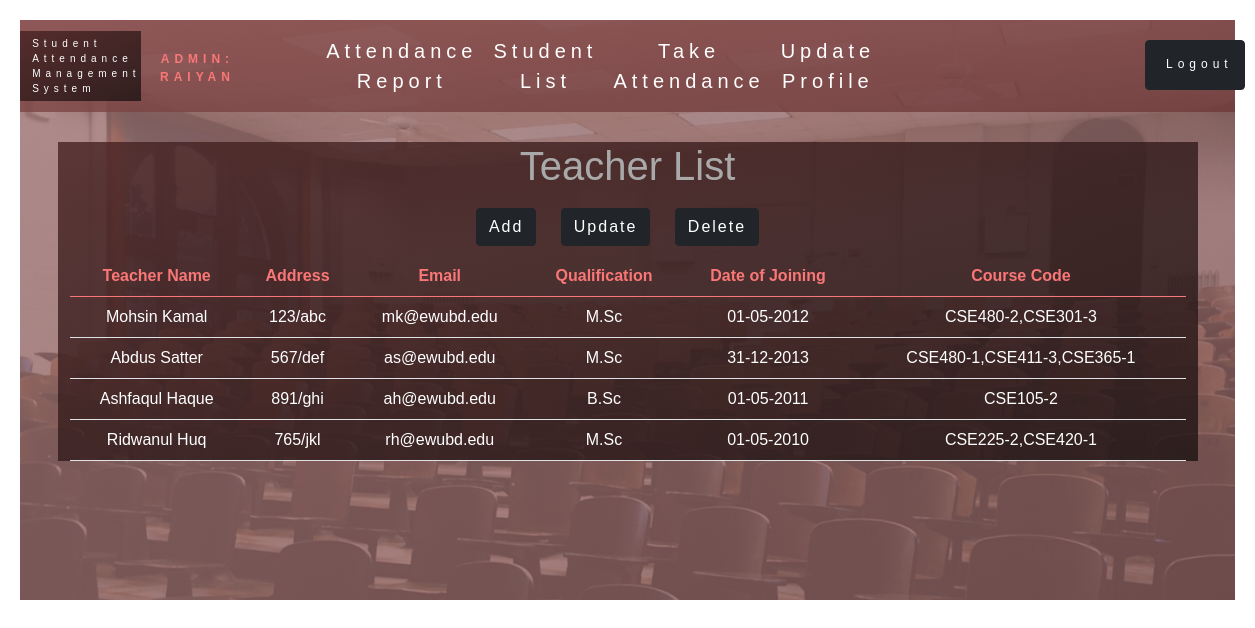
The app's page /admin/teacher_list.php (signed in) with its own data.
### tables this page shows
CREATE TABLE `teacher_tbl` (
  `teacher_id` int(11) NOT NULL,
  `teacher_name` varchar(150) NOT NULL,
  `teacher_address` text NOT NULL,
  `teacher_email` varchar(100) NOT NULL,
  `teacher_password` varchar(100) NOT NULL,
  `teacher_qualification` varchar(100) NOT NULL,
  `teacher_doj` date NOT NULL,
  `teacher_course_code` varchar(100) NOT NULL,
  `teacher_user_type` varchar(10) NOT NULL
);

### lib/Database.php (called while the page is built, shortened)
<?php
    Class Database {
        public $host = DB_HOST;
        public $user = DB_USER;
        public $pass = DB_PASS;
        public $dbname = DB_NAME;
        public $link;
        private function connectDB() {
            $this->link=new mysqli($this->host, $this->user, $this->pass,
                $this->dbname);
        }
        public function select($query) {
            $result=$this->link->query($query) or die($this->link->error.__LINE__);
            if($result->num_rows > 0) {
                return $result;
            } else {
                return false;
            }
        }
    }
?>

### lib/Teacher.php (called while the page is built, shortened)
<?php
    $filePath = realpath(dirname(__FILE__));
    include_once($filePath.'/Database.php')
?>
<?php
    class Teacher {
        private $db;
        public function __construct() {
            $this->db = new Database();
        }
        public function getTeachers() {
            $query = "SELECT * FROM teacher_tbl";
            $result = $this->db->select($query);
            return $result;
        }
    }
?>

### admin/teacher_list.php (the view, shortened to what this page needs)
<?php
    include '../lib/Teacher.php';
?>
<!DOCTYPE html>
<html lang="en">
<head>
    <head>
        <link rel="stylesheet" href="../css/bootstrap.min.css">
        <link rel="stylesheet" href="../css/style.css">
        <link rel="stylesheet" href="../css/list_view.css">
        <link rel="stylesheet" href="../css/navbar.css">
    </head>
</head>
<body>
    <header class="header">
        <nav class="navbar navbar-expand-lg">
            <a class="navbar-brand" href="course_list.php">Student<br>Attendance<br>Management<br>System</a>
            <div class="username">
                <?php
                    include '../lib/CurrentUserInfo.php';
                ?>
            </div>
            <div class="collapse navbar-collapse" id="navbarSupportedContent">
                <ul class="navbar-nav mr-auto">
                    <li class="nav-item">
                        <a class="nav-link" href="report.php">Attendance<br>Report</a>
                    </li>
                    <li class="nav-item">
                        <a class="nav-link" href="student_list.php">Student<br>List</a>
                    </li>
                    <li class="nav-item">
                        <a class="nav-link" href="course_list.php">Take<br>Attendance</a>
                    </li>
                    <li class="nav-item">
                        <a class="nav-link" href="update_admin.php">Update<br>Profile</a>
                    </li>
                    <li class="nav-item btn btn-dark logout">
                        <a class="nav-link" href="../logout.php">Logout
                        </a>
                    </li>
                </ul>
            </div>
        </nav>
        <div class="panel panel-default container">
            <div class="panel-heading">
                <h1>
                    Teacher List
                </h1>
            </div>
            <a href="add_teacher.php">
                <button class="btn btn-dark custom-submit-btn">Add</button>
            </a>
            <a href="update_teacher_list.php">
                <button class="btn btn-dark custom-submit-btn">Update</button>
            </a>
            <a href="delete_teacher_list.php">
                <button class="btn btn-dark custom-submit-btn">Delete</button>
            </a>
            <div class="panel-body">
                <table class="table">
                    <thead>
                        <tr>
                            <th>Teacher Name</th>
                            <th>Address</th>
                            <th>Email</th>
                            <th>Qualification</th>
                            <th>Date of Joining</th>
                            <th>Course Code</th>
                        </tr>
                    </thead>
                    <tbody>
                        <?php
                            $tc = new Teacher();
                            $get_teacher = $tc->getTeachers();
                            if($get_teacher) {
                                while ($row = $get_teacher->fetch_assoc()) {
                        ?>
                        <tr>
                            <td><?php echo $row['teacher_name']; ?></td>
                            <td><?php echo $row['teacher_address']; ?></td>
                            <td><?php echo $row['teacher_email']; ?></td>
                            <td><?php echo $row['teacher_qualification']; ?></td>
                            <td>
                                <?php $d=date("d-m-Y", strtotime($row['teacher_doj']));
                                echo $d; ?>
                            </td>
                            <td><?php echo $row['teacher_course_code']; ?></td>
                        </tr>
                        <?php
                                }
                            }
                        ?>
                    </tbody>
                </table>
            </div>
        </div>
    </header>
</body>
</html>

### css/style.css (style rules this page uses)
* { margin: 0; padding: 0; box-sizing: border-box; }
body { font-family: sans-serif; font-size: 16px; font-weight: 400; padding-top: 20px; padding-left: 20px; padding-right: 20px; }
.header { width: 100%; height: auto; min-height:580px; padding-bottom: 20px; background-image: linear-gradient( to right bottom, rgba(160, 118, 118, 0.8), rgba(130, 89, 89, 0.8)), url(../img/classroom2.jpg); background-size: cover; background-position: top; background-repeat: no-repeat; background-attachment: fixed; position: relative; }
.username { position: absolute; top: 30px; left: 140px; font-size: 12px; color: rgb(250, 119, 119); }
.logout { position: absolute; top: 20px; left: 1125px; height: 50px; width: 100px; font-size: 12px; color: rgb(250, 119, 119); }

### css/list_view.css (style rules this page uses)
.container { background-image: linear-gradient( to right bottom, rgba(71, 34, 34, 0.8), rgba(29, 19, 19, 0.8) ); margin-top: 30px; text-align: center; }
.panel-heading { color:darkgrey; }
.panel-body { color:rgb(250, 119, 119); }
th { color: rgb(250, 119, 119); }
td { color:rgb(255, 255, 255); }
.btn { margin-right: 20px; }
.custom-submit-btn { margin-bottom:10px; margin-top: 10px; letter-spacing:2px; word-spacing:5px; }
a { text-decoration: none; }

### css/navbar.css (style rules this page uses)
nav { display: block; font-size: 20px; font-weight: 700; letter-spacing: 5px; color: rgb(255, 255, 255); background-image: linear-gradient( to right bottom, rgba(139, 80, 80, 0.8), rgba(110, 57, 57, 0.8) ); height: 15%; width: 100%; text-align: center; padding-top: 2%; }
.navbar-brand { font-weight: 300; font-size: 10px; text-align: left; padding-left: 1%; color: rgb(255, 255, 255); background-image: linear-gradient( to right bottom, rgba(71, 34, 34, 0.8), rgba(29, 19, 19, 0.8) ); }
.navbar-nav { font-weight: 300; padding-left: 15%; }
.nav-link { color: rgb(255, 255, 255); }

### records on screen
teacher_tbl: teacher_name "Mohsin Kamal", teacher_address "123/abc", teacher_email "mk@ewubd.edu", teacher_qualification "M.Sc", teacher_doj "01-05-2012", teacher_course_code "CSE480-2,CSE301-3"
teacher_tbl: teacher_name "Abdus Satter", teacher_address "567/def", teacher_email "as@ewubd.edu", teacher_qualification "M.Sc", teacher_doj "31-12-2013", teacher_course_code "CSE480-1,CSE411-3,CSE365-1"
teacher_tbl: teacher_name "Ashfaqul Haque", teacher_address "891/ghi", teacher_email "ah@ewubd.edu", teacher_qualification "B.Sc", teacher_doj "01-05-2011", teacher_course_code "CSE105-2"
teacher_tbl: teacher_name "Ridwanul Huq", teacher_address "765/jkl", teacher_email "rh@ewubd.edu", teacher_qualification "M.Sc", teacher_doj "01-05-2010", teacher_course_code "CSE225-2,CSE420-1"

### other values on screen
$_SESSION['user_type'] "ADMIN"
$_SESSION['username'] "RAIYAN"
